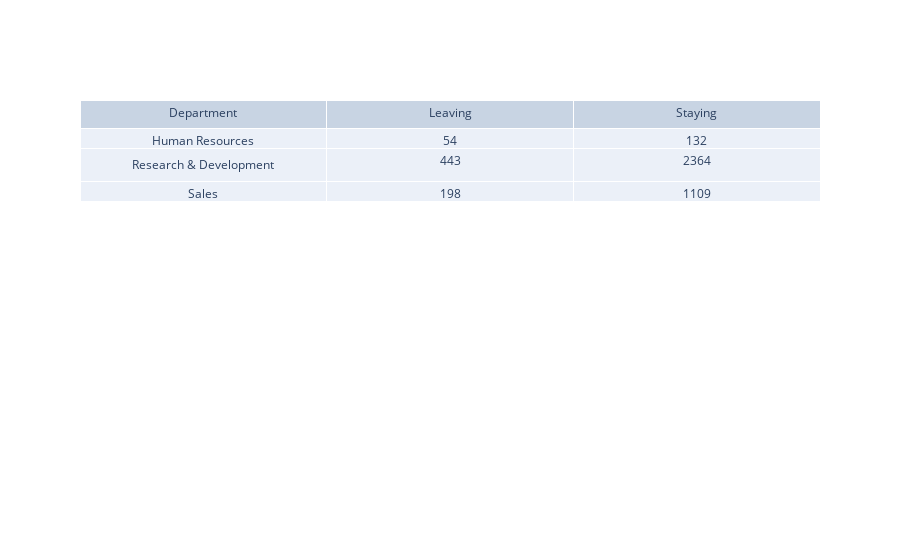

This figure's notebook cell:
### Code cell
import plotly.graph_objects as go

depts = df["Department"].unique()
depts.sort()


l_values = leaving.groupby(by=["Department"]).count()["EmployeeID"].to_numpy()
s_values = staying.groupby(by=["Department"]).count()["EmployeeID"].to_numpy()

fig = go.Figure(data=
                [go.Table(header=dict(values=["Department", "Leaving", "Staying"]),
                          cells=dict(values=[depts, l_values, s_values]))
                ])
fig.show()

### Figure 1 — Plotly figure (JSON) as saved in the notebook; plotly's stock layout.template omitted (floating-point values rounded to 4 significant figures)
{"data": [{"cells": {"values": [["Human Resources", "Research & Development", "Sales"], [54, 443, 198], [132, 2364, 1109]]}, "header": {"values": ["Department", "Leaving", "Staying"]}, "type": "table"}], "layout": {}}
